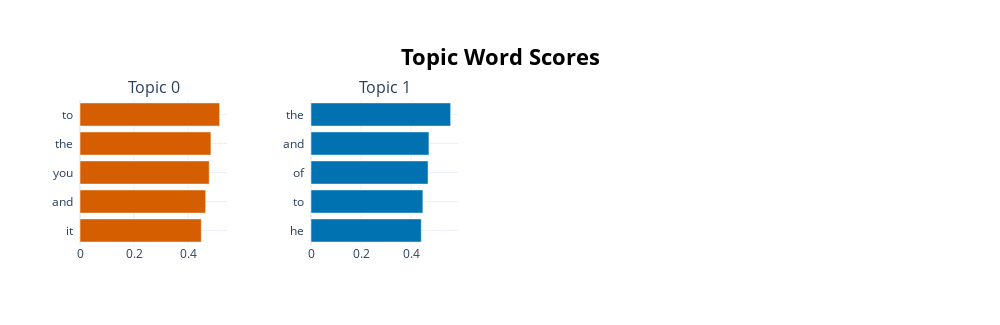

The notebook cell this image was saved under:
### Code cell
topic_model.visualize_barchart()

### Figure 1 — Plotly figure (JSON) as saved in the notebook; plotly's stock layout.template omitted (floating-point values rounded to 4 significant figures)
{"data": [{"marker": {"color": "#D55E00"}, "orientation": "h", "type": "bar", "x": [0.449, 0.4652, 0.4783, 0.4847, 0.517], "xaxis": "x", "y": ["it  ", "and  ", "you  ", "the  ", "to  "], "yaxis": "y"}, {"marker": {"color": "#0072B2"}, "orientation": "h", "type": "bar", "x": [0.4403, 0.4468, 0.4675, 0.4709, 0.5576], "xaxis": "x2", "y": ["he  ", "to  ", "of  ", "and  ", "the  "], "yaxis": "y2"}], "layout": {"annotations": [{"font": {"size": 16}, "showarrow": false, "text": "Topic 0", "x": 0.0875, "xanchor": "center", "xref": "paper", "y": 1, "yanchor": "bottom", "yref": "paper"}, {"font": {"size": 16}, "showarrow": false, "text": "Topic 1", "x": 0.3625, "xanchor": "center", "xref": "paper", "y": 1, "yanchor": "bottom", "yref": "paper"}], "height": 325, "hoverlabel": {"bgcolor": "white", "font": {"family": "Rockwell", "size": 16}}, "showlegend": false, "title": {"font": {"color": "Black", "size": 22}, "text": "<b>Topic Word Scores", "x": 0.5, "xanchor": "center", "yanchor": "top"}, "width": 1000, "xaxis": {"anchor": "y", "domain": [0, 0.175], "showgrid": true}, "xaxis2": {"anchor": "y2", "domain": [0.275, 0.45], "showgrid": true}, "xaxis3": {"anchor": "y3", "domain": [0.55, 0.725], "showgrid": true}, "xaxis4": {"anchor": "y4", "domain": [0.825, 1], "showgrid": true}, "yaxis": {"anchor": "x", "domain": [0, 1], "showgrid": true}, "yaxis2": {"anchor": "x2", "domain": [0, 1], "showgrid": true}, "yaxis3": {"anchor": "x3", "domain": [0, 1], "showgrid": true}, "yaxis4": {"anchor": "x4", "domain": [0, 1], "showgrid": true}}}
